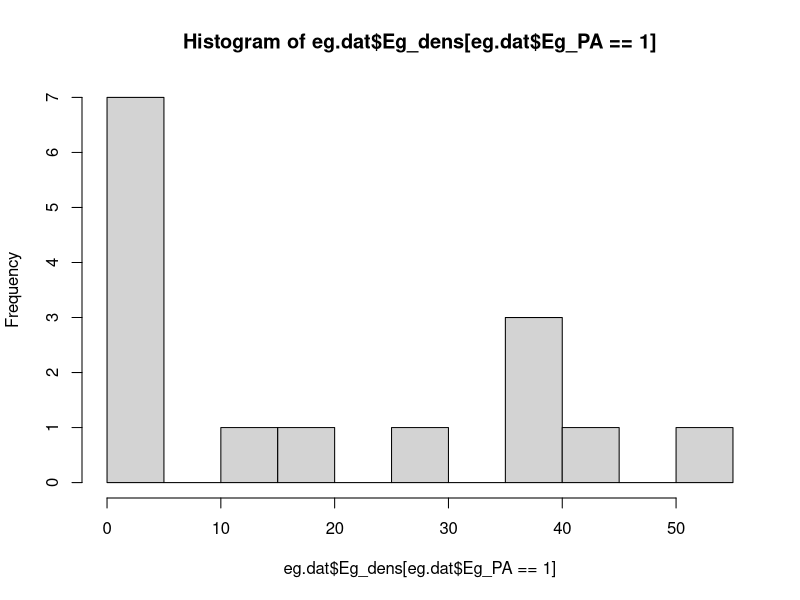

The R script that drew this image: (Note: this script raises an error after producing the figure.)
## ---- chunk 1
library(tidyverse)

theme_set(theme_classic())
## ---- chunk 2
eg.dat <- read.csv("Puyallup_MSA_Eelgrass.csv", stringsAsFactors = FALSE, header = TRUE)
## ---- chunk 3
eg.sum <- eg.dat %>% 
  group_by(Tjoin) %>% 
  summarise(n_samples = n(),
            n_EG_pres = sum(Eg_PA),
            mean_EG_dens = mean(Eg_dens, na.rm = TRUE))

eg.sum$n_EG_dens_orig <- c(4, 0, 3, 2, 0, 1, 2, 2, 1, 0)
eg.sum$n_to_sim <- eg.sum$n_EG_pres - eg.sum$n_EG_dens_orig

hist(eg.dat$Eg_dens[eg.dat$Eg_PA == 1], breaks = 10)
## ---- chunk 4
eg.sim <- data.frame(Tjoin = rep(eg.sum$Tjoin, eg.sum$n_samples))
eg.sim$rep <- c(1:eg.sum$n_samples[1],
                1:eg.sum$n_samples[2],
                1:eg.sum$n_samples[3],
                1:eg.sum$n_samples[4],
                1:eg.sum$n_samples[5],
                1:eg.sum$n_samples[6],
                1:eg.sum$n_samples[7],
                1:eg.sum$n_samples[8],
                1:eg.sum$n_samples[9],
                1:eg.sum$n_samples[10])
eg.sim$EG_PA <- eg.dat$Eg_PA

t1 <- rpois(n = eg.sum$n_to_sim[1], lambda = eg.sum$mean_EG_dens[1])
t2 <- rpois(n = eg.sum$n_to_sim[3], lambda = eg.sum$mean_EG_dens[3])
t3 <- rpois(n = eg.sum$n_to_sim[4], lambda = eg.sum$mean_EG_dens[4])
t5 <- rpois(n = eg.sum$n_to_sim[6], lambda = eg.sum$mean_EG_dens[6])
t6 <- rpois(n = eg.sum$n_to_sim[7], lambda = eg.sum$mean_EG_dens[7])
t7 <- rpois(n = eg.sum$n_to_sim[8], lambda = mean(eg.sum$mean_EG_dens, na.rm = TRUE))
t8 <- rpois(n = eg.sum$n_to_sim[9], lambda = mean(eg.sum$mean_EG_dens, na.rm = TRUE))

eg.sim$EG_dens <- NA
eg.sim[1:23, 4] <- c(37.33, 37.33, 37.33, 0, t1, 0, 0, 0, 0, 0 ,0 ,0, 0, 0, 0)
eg.sim[24:41, 4] <- rep(0, 18)
eg.sim[42:63, 4] <- c(53.33, 0, 26.67, t2, rep(0, 11))
eg.sim[64:85, 4] <- c(0, 16, t3, rep(0, 15))
eg.sim[86:102, 4] <- rep(0, 17)
eg.sim[103:123, 4] <- c(10.67, t5, rep(0, 17))
eg.sim[124:145, 4] <- c(42.67, 0, t6, rep(0, 15))
eg.sim[146:165, 4] <- c(t7, rep(0, 15))
eg.sim[166:184, 4] <- c(t8, rep(0, 16))
eg.sim[185:201, 4] <- rep(0, 17)
## ---- chunk 5
## All samples ##
mean(eg.sim$EG_dens)
sd(eg.sim$EG_dens)

(2*(qnorm(0.9) + qnorm(0.8))^2) * ((sd(eg.sim$EG_dens) / (mean(eg.sim$EG_dens) * 0.2))^2)

## Ilai's transformation ##
(abs((8/0.04) * qnorm(0.1))) * (sd(eg.sim$EG_dens) / mean(eg.sim$EG_dens)^2)

(abs((8/0.04) * qnorm(0.1))) * (2 / 5.04)

n.star.pois <- function(mean) {
  (abs((8/0.04) * qnorm(0.1))) * ((2 / mean))
}

n.star.gaus <- function(mean, sd) {
  (abs((8/0.04) * qnorm(0.1))) * ((sd / mean^2))
}

n.star.pois(1200)
n.star.gaus(5.13597, 10.8)

n.star.dat <- data.frame(mean = seq(0.5, 60, by = 0.5))
n.star.dat$sd <- n.star.dat$mean * 0.5
n.star.dat$n.pois <- n.star.pois(n.star.dat$mean)
n.star.dat$n.gaus <- n.star.gaus(n.star.dat$mean, n.star.dat$sd)

ggplot(n.star.dat) +
  geom_line(aes(x = mean, y))

## Eelgrass present ##
mean(eg.sim$EG_dens[eg.sim$EG_PA == 1])
sd(eg.sim$EG_dens[eg.sim$EG_PA == 1])

(2*(qnorm(0.9) + qnorm(0.8))^2) * ((sd(eg.sim$EG_dens[eg.sim$EG_PA == 1]) / (mean(eg.sim$EG_dens[eg.sim$EG_PA == 1]) * 0.2))^2)

## Ilai's transformation ##
(abs((8/0.04) * qnorm(0.1))) * (sd(eg.sim$EG_dens[eg.sim$EG_PA == 1]) / mean(eg.sim$EG_dens[eg.sim$EG_PA == 1])^2)
## ---- chunk 6
## Simulate data ##
pre <- rpois(110, 5.1)
post.same <- rpois(110, 5.1)
post.diff <- rpois(110, 3.5)
post.diff20 <- rpois(110, 3.9) # example where loss is just over 20%

## Test ##
t.test(post.same, pre, alternative = "less")
t.test(post.diff, pre, alternative = "less")
t.test(post.diff20, pre, alternative = "less")
